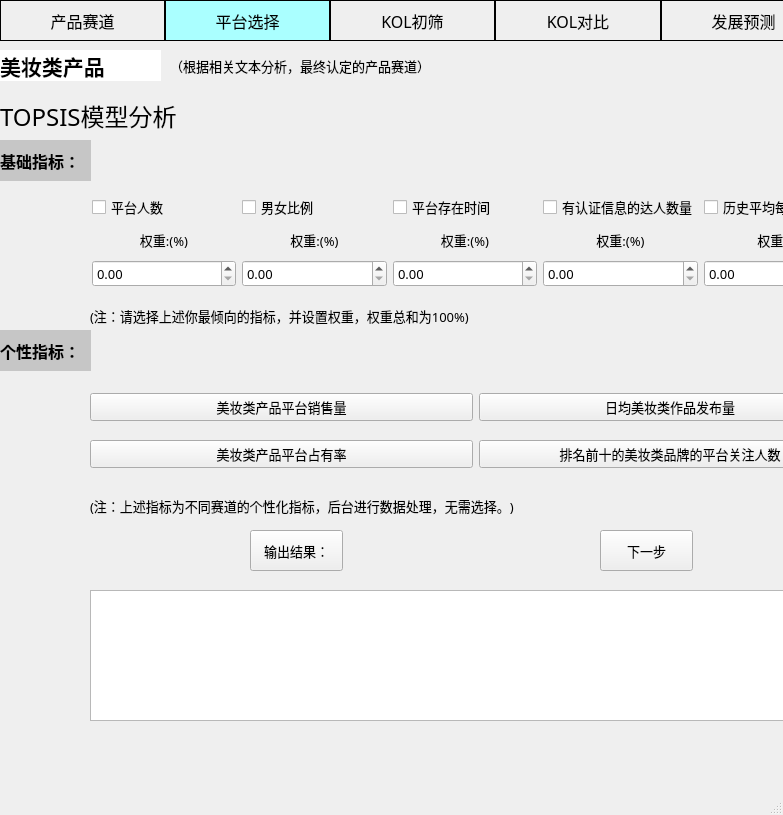
<?xml version="1.0" encoding="UTF-8"?>
<ui version="4.0">
 <class>MainWindow</class>
 <widget class="QMainWindow" name="MainWindow">
  <property name="geometry">
   <rect>
    <x>0</x>
    <y>0</y>
    <width>783</width>
    <height>815</height>
   </rect>
  </property>
  <property name="font">
   <font>
    <family>微软雅黑</family>
    <pointsize>10</pointsize>
   </font>
  </property>
  <property name="windowTitle">
   <string>MainWindow</string>
  </property>
  <widget class="QWidget" name="centralwidget">
   <widget class="QLabel" name="label_2">
    <property name="geometry">
     <rect>
      <x>0</x>
      <y>50</y>
      <width>161</width>
      <height>31</height>
     </rect>
    </property>
    <property name="font">
     <font>
      <family>楷体</family>
      <pointsize>16</pointsize>
      <weight>75</weight>
      <bold>true</bold>
     </font>
    </property>
    <property name="styleSheet">
     <string notr="true">background: rgb(255, 255, 255);</string>
    </property>
    <property name="text">
     <string>美妆类产品</string>
    </property>
   </widget>
   <widget class="QLabel" name="label_3">
    <property name="geometry">
     <rect>
      <x>170</x>
      <y>50</y>
      <width>391</width>
      <height>31</height>
     </rect>
    </property>
    <property name="text">
     <string>（根据相关文本分析，最终认定的产品赛道）</string>
    </property>
   </widget>
   <widget class="QLabel" name="label_4">
    <property name="geometry">
     <rect>
      <x>0</x>
      <y>80</y>
      <width>241</width>
      <height>71</height>
     </rect>
    </property>
    <property name="font">
     <font>
      <family>微软雅黑</family>
      <pointsize>18</pointsize>
     </font>
    </property>
    <property name="text">
     <string>TOPSIS模型分析</string>
    </property>
   </widget>
   <widget class="QLabel" name="label_10">
    <property name="geometry">
     <rect>
      <x>90</x>
      <y>300</y>
      <width>641</width>
      <height>31</height>
     </rect>
    </property>
    <property name="text">
     <string>(注：请选择上述你最倾向的指标，并设置权重，权重总和为100%)</string>
    </property>
   </widget>
   <widget class="QLabel" name="label_11">
    <property name="geometry">
     <rect>
      <x>0</x>
      <y>140</y>
      <width>91</width>
      <height>41</height>
     </rect>
    </property>
    <property name="font">
     <font>
      <family>微软雅黑</family>
      <pointsize>12</pointsize>
      <weight>75</weight>
      <bold>true</bold>
     </font>
    </property>
    <property name="styleSheet">
     <string notr="true">background: rgb(198, 198, 198);</string>
    </property>
    <property name="text">
     <string>基础指标：</string>
    </property>
   </widget>
   <widget class="QLabel" name="label_12">
    <property name="geometry">
     <rect>
      <x>0</x>
      <y>330</y>
      <width>91</width>
      <height>41</height>
     </rect>
    </property>
    <property name="font">
     <font>
      <family>微软雅黑</family>
      <pointsize>12</pointsize>
      <weight>75</weight>
      <bold>true</bold>
     </font>
    </property>
    <property name="styleSheet">
     <string notr="true">background: rgb(198, 198, 198);</string>
    </property>
    <property name="text">
     <string>个性指标：</string>
    </property>
   </widget>
   <widget class="QLabel" name="label_13">
    <property name="geometry">
     <rect>
      <x>90</x>
      <y>490</y>
      <width>641</width>
      <height>31</height>
     </rect>
    </property>
    <property name="text">
     <string>(注：上述指标为不同赛道的个性化指标，后台进行数据处理，无需选择。)</string>
    </property>
   </widget>
   <widget class="QPushButton" name="pushButton_10">
    <property name="geometry">
     <rect>
      <x>250</x>
      <y>530</y>
      <width>93</width>
      <height>41</height>
     </rect>
    </property>
    <property name="text">
     <string>输出结果：</string>
    </property>
   </widget>
   <widget class="QPushButton" name="pushButton_11">
    <property name="geometry">
     <rect>
      <x>600</x>
      <y>530</y>
      <width>93</width>
      <height>41</height>
     </rect>
    </property>
    <property name="text">
     <string>下一步</string>
    </property>
   </widget>
   <widget class="QWidget" name="layoutWidget">
    <property name="geometry">
     <rect>
      <x>90</x>
      <y>190</y>
      <width>771</width>
      <height>101</height>
     </rect>
    </property>
    <layout class="QGridLayout" name="gridLayout">
     <property name="leftMargin">
      <number>2</number>
     </property>
     <property name="topMargin">
      <number>4</number>
     </property>
     <property name="rightMargin">
      <number>2</number>
     </property>
     <property name="bottomMargin">
      <number>4</number>
     </property>
     <item row="1" column="4">
      <widget class="QLabel" name="label_9">
       <property name="text">
        <string>权重:(%)</string>
       </property>
       <property name="alignment">
        <set>Qt::AlignCenter</set>
       </property>
      </widget>
     </item>
     <item row="2" column="2">
      <widget class="QDoubleSpinBox" name="doubleSpinBox_3">
       <property name="maximum">
        <double>100.000000000000000</double>
       </property>
      </widget>
     </item>
     <item row="1" column="2">
      <widget class="QLabel" name="label_7">
       <property name="text">
        <string>权重:(%)</string>
       </property>
       <property name="alignment">
        <set>Qt::AlignCenter</set>
       </property>
      </widget>
     </item>
     <item row="1" column="0">
      <widget class="QLabel" name="label_5">
       <property name="text">
        <string>权重:(%)</string>
       </property>
       <property name="alignment">
        <set>Qt::AlignCenter</set>
       </property>
      </widget>
     </item>
     <item row="2" column="4">
      <widget class="QDoubleSpinBox" name="doubleSpinBox_5">
       <property name="maximum">
        <double>100.000000000000000</double>
       </property>
      </widget>
     </item>
     <item row="2" column="1">
      <widget class="QDoubleSpinBox" name="doubleSpinBox_2">
       <property name="maximum">
        <double>100.000000000000000</double>
       </property>
      </widget>
     </item>
     <item row="1" column="1">
      <widget class="QLabel" name="label_6">
       <property name="text">
        <string>权重:(%)</string>
       </property>
       <property name="alignment">
        <set>Qt::AlignCenter</set>
       </property>
      </widget>
     </item>
     <item row="2" column="3">
      <widget class="QDoubleSpinBox" name="doubleSpinBox_4">
       <property name="maximum">
        <double>100.000000000000000</double>
       </property>
      </widget>
     </item>
     <item row="2" column="0">
      <widget class="QDoubleSpinBox" name="doubleSpinBox">
       <property name="maximum">
        <double>100.000000000000000</double>
       </property>
      </widget>
     </item>
     <item row="1" column="3">
      <widget class="QLabel" name="label_8">
       <property name="text">
        <string>权重:(%)</string>
       </property>
       <property name="alignment">
        <set>Qt::AlignCenter</set>
       </property>
      </widget>
     </item>
     <item row="0" column="0">
      <widget class="QCheckBox" name="checkBox">
       <property name="sizePolicy">
        <sizepolicy hsizetype="Preferred" vsizetype="Fixed">
         <horstretch>0</horstretch>
         <verstretch>0</verstretch>
        </sizepolicy>
       </property>
       <property name="text">
        <string>平台人数</string>
       </property>
      </widget>
     </item>
     <item row="0" column="1">
      <widget class="QCheckBox" name="checkBox_2">
       <property name="text">
        <string>男女比例</string>
       </property>
      </widget>
     </item>
     <item row="0" column="2">
      <widget class="QCheckBox" name="checkBox_4">
       <property name="text">
        <string>平台存在时间</string>
       </property>
      </widget>
     </item>
     <item row="0" column="3">
      <widget class="QCheckBox" name="checkBox_3">
       <property name="text">
        <string>有认证信息的达人数量</string>
       </property>
      </widget>
     </item>
     <item row="0" column="4">
      <widget class="QCheckBox" name="checkBox_5">
       <property name="text">
        <string>历史平均每日在线人数</string>
       </property>
      </widget>
     </item>
    </layout>
   </widget>
   <widget class="QWidget" name="layoutWidget">
    <property name="geometry">
     <rect>
      <x>90</x>
      <y>380</y>
      <width>771</width>
      <height>101</height>
     </rect>
    </property>
    <layout class="QGridLayout" name="gridLayout_2">
     <item row="1" column="1">
      <widget class="QPushButton" name="pushButton_8">
       <property name="text">
        <string>排名前十的美妆类品牌的平台关注人数</string>
       </property>
      </widget>
     </item>
     <item row="0" column="1">
      <widget class="QPushButton" name="pushButton_9">
       <property name="text">
        <string>日均美妆类作品发布量</string>
       </property>
      </widget>
     </item>
     <item row="1" column="0">
      <widget class="QPushButton" name="pushButton_7">
       <property name="text">
        <string>美妆类产品平台占有率</string>
       </property>
      </widget>
     </item>
     <item row="0" column="0">
      <widget class="QPushButton" name="pushButton_6">
       <property name="text">
        <string>美妆类产品平台销售量</string>
       </property>
      </widget>
     </item>
    </layout>
   </widget>
   <widget class="QGraphicsView" name="graphicsView">
    <property name="geometry">
     <rect>
      <x>90</x>
      <y>590</y>
      <width>771</width>
      <height>131</height>
     </rect>
    </property>
   </widget>
   <widget class="QWidget" name="layoutWidget_2">
    <property name="geometry">
     <rect>
      <x>0</x>
      <y>0</y>
      <width>991</width>
      <height>41</height>
     </rect>
    </property>
    <layout class="QHBoxLayout" name="horizontalLayout">
     <property name="spacing">
      <number>0</number>
     </property>
     <property name="leftMargin">
      <number>0</number>
     </property>
     <property name="rightMargin">
      <number>0</number>
     </property>
     <item>
      <widget class="QLabel" name="label_14">
       <property name="sizePolicy">
        <sizepolicy hsizetype="Expanding" vsizetype="Preferred">
         <horstretch>0</horstretch>
         <verstretch>0</verstretch>
        </sizepolicy>
       </property>
       <property name="font">
        <font>
         <family>微软雅黑</family>
         <pointsize>12</pointsize>
        </font>
       </property>
       <property name="styleSheet">
        <string notr="true">border:1px solid rgb(0, 0, 0);</string>
       </property>
       <property name="lineWidth">
        <number>1</number>
       </property>
       <property name="midLineWidth">
        <number>0</number>
       </property>
       <property name="text">
        <string>产品赛道</string>
       </property>
       <property name="scaledContents">
        <bool>false</bool>
       </property>
       <property name="alignment">
        <set>Qt::AlignCenter</set>
       </property>
       <property name="wordWrap">
        <bool>false</bool>
       </property>
       <property name="margin">
        <number>0</number>
       </property>
      </widget>
     </item>
     <item>
      <widget class="QLabel" name="label_15">
       <property name="sizePolicy">
        <sizepolicy hsizetype="Expanding" vsizetype="Preferred">
         <horstretch>0</horstretch>
         <verstretch>0</verstretch>
        </sizepolicy>
       </property>
       <property name="font">
        <font>
         <family>微软雅黑</family>
         <pointsize>12</pointsize>
        </font>
       </property>
       <property name="styleSheet">
        <string notr="true">background-color: rgb(170, 255, 255);
border:1px solid rgb(0, 0, 0);</string>
       </property>
       <property name="lineWidth">
        <number>1</number>
       </property>
       <property name="text">
        <string>平台选择</string>
       </property>
       <property name="alignment">
        <set>Qt::AlignCenter</set>
       </property>
      </widget>
     </item>
     <item>
      <widget class="QLabel" name="label_16">
       <property name="sizePolicy">
        <sizepolicy hsizetype="Expanding" vsizetype="Preferred">
         <horstretch>0</horstretch>
         <verstretch>0</verstretch>
        </sizepolicy>
       </property>
       <property name="font">
        <font>
         <family>微软雅黑</family>
         <pointsize>12</pointsize>
        </font>
       </property>
       <property name="styleSheet">
        <string notr="true">border:1px solid rgb(0, 0, 0);</string>
       </property>
       <property name="text">
        <string>KOL初筛</string>
       </property>
       <property name="alignment">
        <set>Qt::AlignCenter</set>
       </property>
      </widget>
     </item>
     <item>
      <widget class="QLabel" name="label_17">
       <property name="sizePolicy">
        <sizepolicy hsizetype="Expanding" vsizetype="Preferred">
         <horstretch>0</horstretch>
         <verstretch>0</verstretch>
        </sizepolicy>
       </property>
       <property name="font">
        <font>
         <family>微软雅黑</family>
         <pointsize>12</pointsize>
        </font>
       </property>
       <property name="styleSheet">
        <string notr="true">border:1px solid rgb(0, 0, 0);</string>
       </property>
       <property name="text">
        <string>KOL对比</string>
       </property>
       <property name="alignment">
        <set>Qt::AlignCenter</set>
       </property>
      </widget>
     </item>
     <item>
      <widget class="QLabel" name="label_18">
       <property name="sizePolicy">
        <sizepolicy hsizetype="Expanding" vsizetype="Preferred">
         <horstretch>0</horstretch>
         <verstretch>0</verstretch>
        </sizepolicy>
       </property>
       <property name="font">
        <font>
         <family>微软雅黑</family>
         <pointsize>12</pointsize>
        </font>
       </property>
       <property name="styleSheet">
        <string notr="true">
border:1px solid rgb(0, 0, 0);</string>
       </property>
       <property name="text">
        <string>发展预测</string>
       </property>
       <property name="alignment">
        <set>Qt::AlignCenter</set>
       </property>
      </widget>
     </item>
     <item>
      <widget class="QLabel" name="label_19">
       <property name="sizePolicy">
        <sizepolicy hsizetype="Expanding" vsizetype="Preferred">
         <horstretch>0</horstretch>
         <verstretch>0</verstretch>
        </sizepolicy>
       </property>
       <property name="font">
        <font>
         <family>微软雅黑</family>
         <pointsize>12</pointsize>
        </font>
       </property>
       <property name="styleSheet">
        <string notr="true">border:1px solid rgb(0, 0, 0);</string>
       </property>
       <property name="text">
        <string>最终推荐方案</string>
       </property>
       <property name="alignment">
        <set>Qt::AlignCenter</set>
       </property>
      </widget>
     </item>
    </layout>
   </widget>
  </widget>
  <widget class="QMenuBar" name="menubar">
   <property name="geometry">
    <rect>
     <x>0</x>
     <y>0</y>
     <width>783</width>
     <height>29</height>
    </rect>
   </property>
  </widget>
  <widget class="QStatusBar" name="statusbar"/>
 </widget>
 <resources/>
 <connections/>
</ui>
